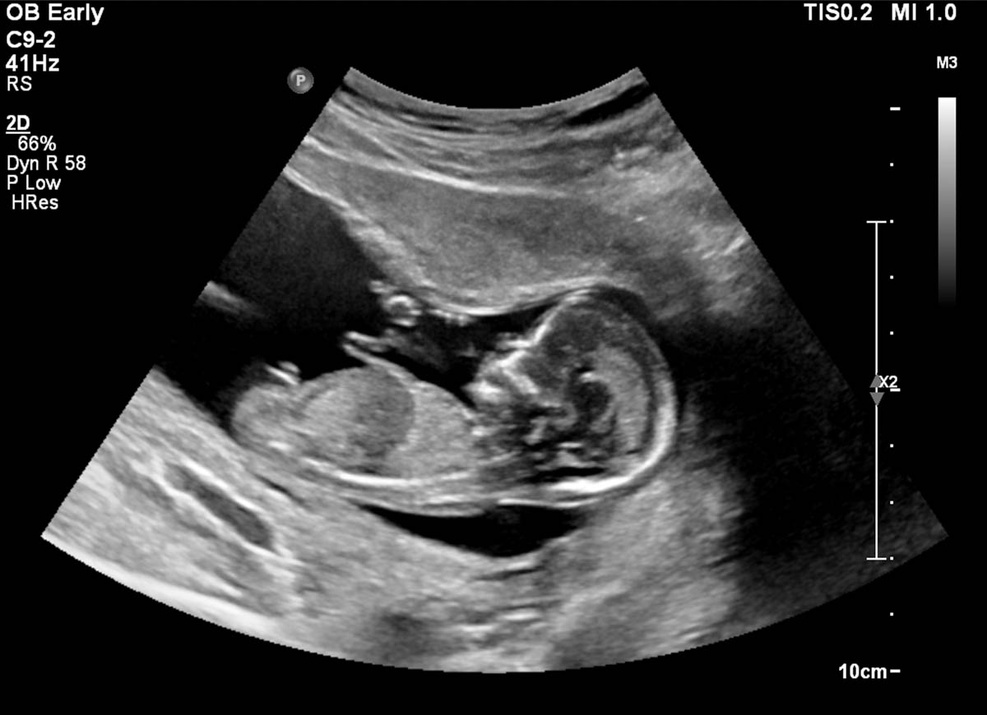
#> input picture S02/Ultrasound.jpg, 987 x 715 px, shrunk from 1200 x 870 before the run
$ python S02_C03_P34_complenting_part_of_image.py
#> lines starting #> are read from the running program, lines starting #| are printed output that depends on the picture; after the words box and inside, x2 and y2 are one past the last pixel; in counts of white or black regions, pixels touching at a corner belong together
import cv2
import numpy as np

# Read image file in gray scale mode
Image = cv2.imread("Ultrasound.jpg", cv2.IMREAD_GRAYSCALE)
#> Image is the input picture: shape (715, 987); min 0, max 255, mean 52.6
# Convert cv2 array to numpy array
img1 = np.array(Image)
# Take copy from original image
img2 = img1.copy()
img3 = img1.copy()
# Apply filter to img2 & img3 with different range
img2[img2 > 128] = 255 - img2[img2 > 128]
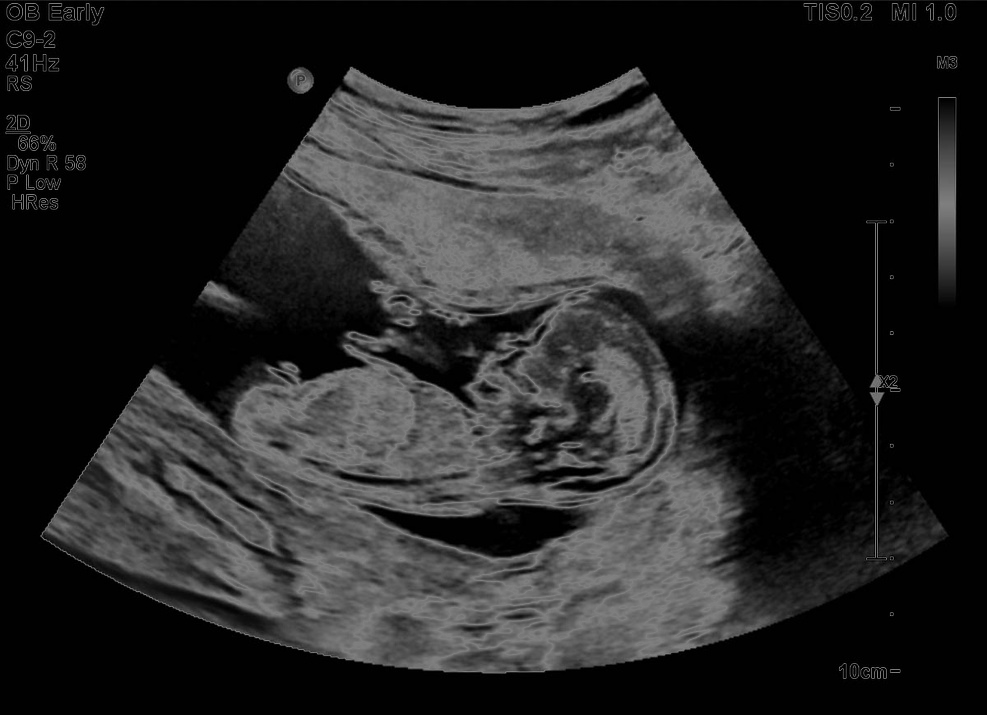
#> img2: shape (715, 987); 19.13% of pixels changed, all inside (x1, y1, x2, y2) = (6, 3, 957, 678)
img3[img3 < 128] = 255 - img3[img3 < 128]
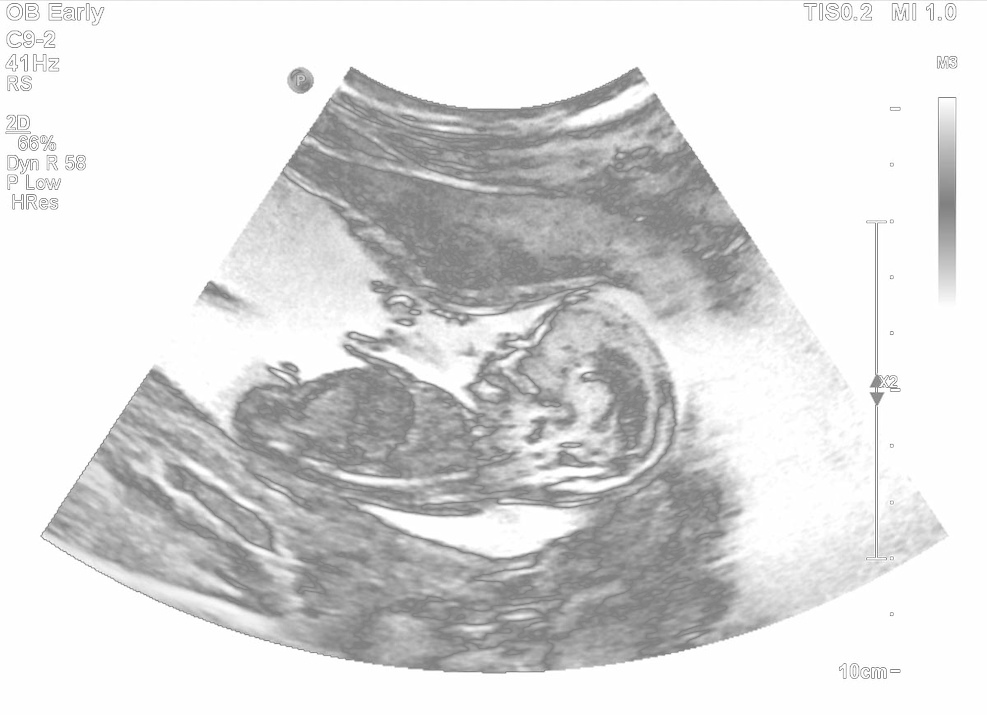
#> img3: shape (715, 987); min 128, max 255, mean 218.1
# Plot image
cv2.imshow("Original Image", img1)
cv2.imshow("Complement Image with 5-2 B", cv2.bitwise_not(img1))
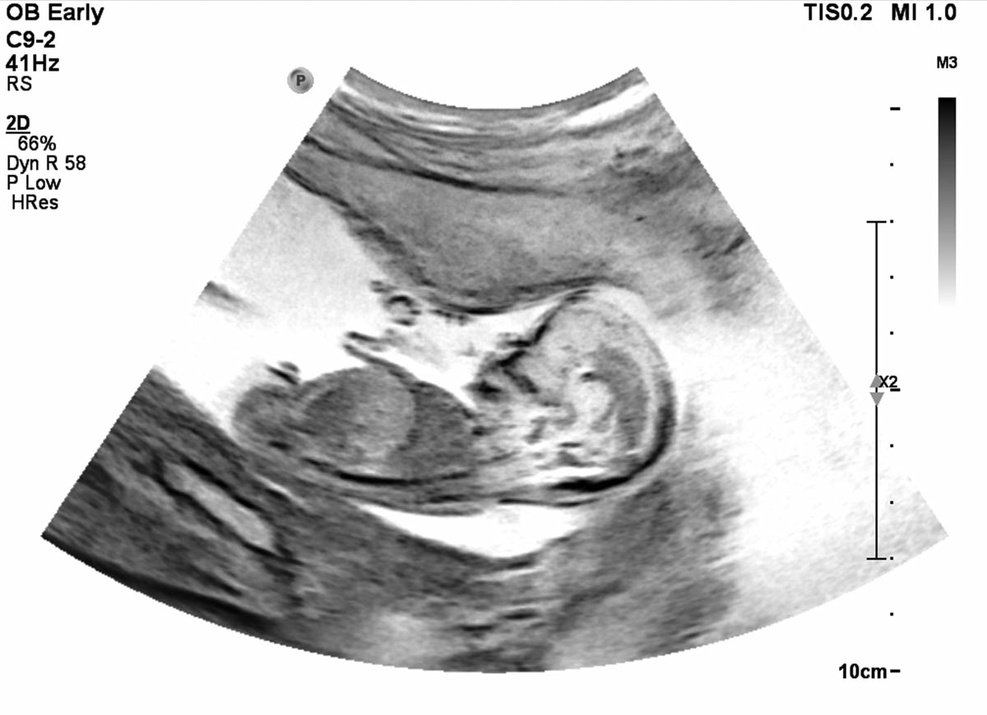
#> window 'Complement Image with 5-2 B': shape (715, 987); min 0, max 255, mean 202.4
cv2.imshow("Complement Image with 2-6 A", img2)
cv2.imshow("Complement Image with 2-6 B", img3)
cv2.waitKey(0)
cv2.destroyAllWindows()

$ run again, with S02/4.jpg copied over S02/Ultrasound.jpg
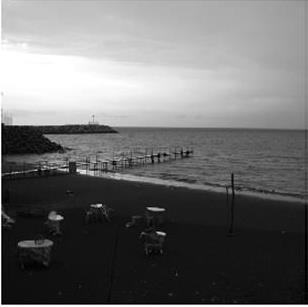
#> input picture S02/4.jpg, 308 x 307 px
#> Image is the input picture: shape (307, 308); min 0, max 255, mean 110.5
#> `img2[img2 > 128] = 255 - img2[img2 > 128]`:
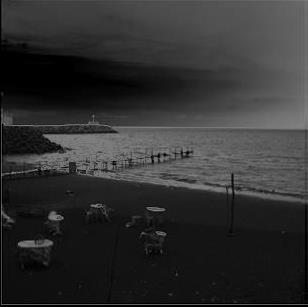
#> img2: shape (307, 308); min 0, max 128, mean 48.4
#> `cv2.imshow("Complement Image with 5-2 B", cv2.bitwise_not(img1))`:
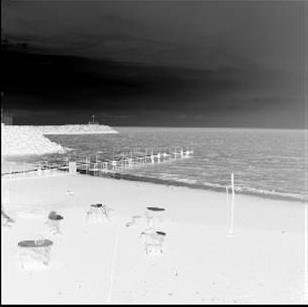
#> window 'Complement Image with 5-2 B': shape (307, 308); min 0, max 255, mean 144.5

$ run again, with S02/6.jpg copied over S02/Ultrasound.jpg
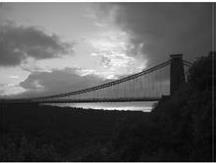
#> input picture S02/6.jpg, 216 x 163 px
#> Image is the input picture: shape (163, 216); min 0, max 255, mean 88.9
#> `img3[img3 < 128] = 255 - img3[img3 < 128]`:
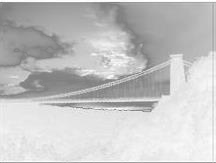
#> img3: shape (163, 216); min 128, max 255, mean 195.6
#> `cv2.imshow("Complement Image with 5-2 B", cv2.bitwise_not(img1))`:
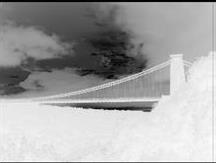
#> window 'Complement Image with 5-2 B': shape (163, 216); min 0, max 255, mean 166.1
